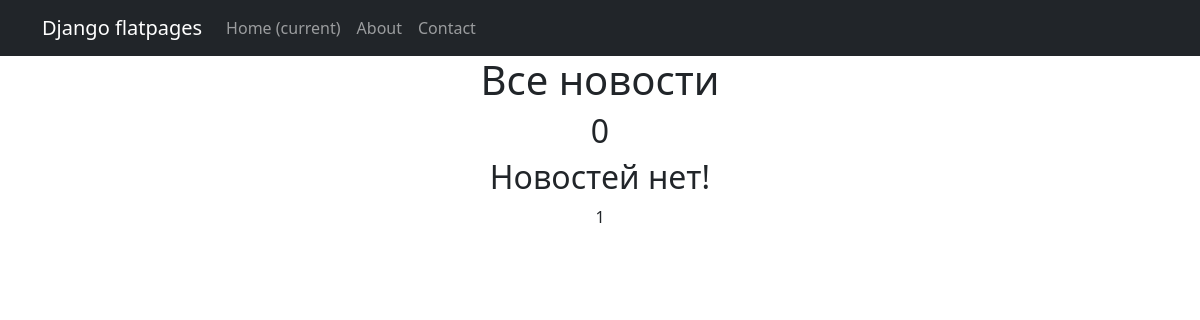
The page /news/ on the database as committed earlier.
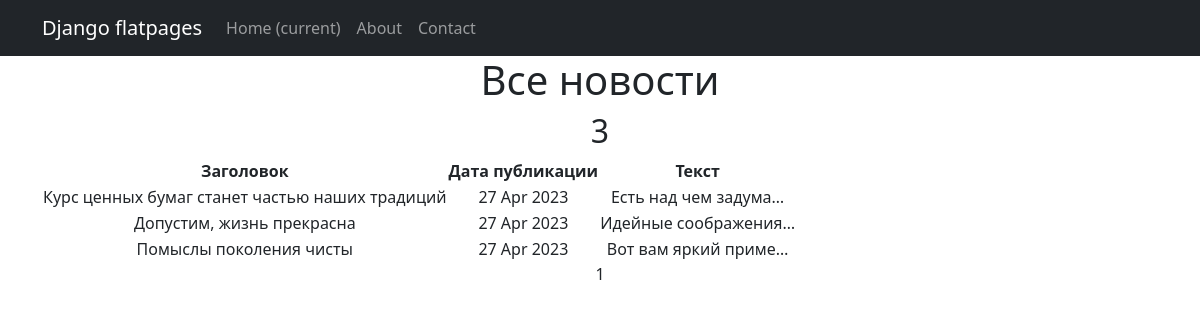
The same page on the database as committed later.
### news/models.py (models this page shows, shortened)
class Post(models.Model):
    author = models.ForeignKey(Author, on_delete = models.CASCADE)
    NEWS = 'NW'
    ARTICLE = 'AR'
    CATEGORY_CHOISE = (
        (NEWS, 'Новость'),
        (ARTICLE, 'Статья')
    )
    categoryType = models.CharField(max_length= 2, choices= CATEGORY_CHOISE, default= ARTICLE, verbose_name='Тип')
    dateCreate = models.DateTimeField(auto_now_add = True)
    postCategory = models.ManyToManyField(Category, through= 'PostCategory', verbose_name='Категория')
    title = models.CharField(max_length = 256, verbose_name='Заголовок')
    text = models.TextField(verbose_name='Содержимое')
    rating  = models.IntegerField(default = 0)

### news/views.py (the view)
# urls.py: path('', PostsList.as_view(), name = 'post_list'),
class PostsList(ListView):
    model = Post
    ordering = '-dateCreate'
    template_name = 'posts.html'
    context_object_name = 'posts'
    paginate_by = 10

### news/templatetags/censor.py (called while the page is built)
def intersection(list1, list2):
    temp = set(list2)
    list3 = [value for value in list1 if value in temp]
    return  list3

@register.filter()
def censor(text):
    list_words = re.findall(r'\b\w+\b', text.lower())
    find_words = intersection(list, list_words)
    for word in find_words:
        l = word[0] + ('*' * (len(word) - 1))
        text = text.replace(word.lower(), l)
    return text

### templates/posts.html (shortened to what this page needs)
{% extends 'flatpages/default.html' %}
{% load censor %}
{% load custom_tags %}
{% block content %}
<h1>Все новости</h1>
<h2>{{ posts | length}}</h2>
    {% if posts %}
        <table>
            <tr>
                <td><b>Заголовок</b></td>
                <td><b>Дата публикации</b></td>
                <td><b>Текст</b></td>
            </tr>
            {% for post in posts %}
            <tr>
                <td>{{ post.title | censor }}</td>
                <td>{{ post.dateCreate | date:'d M Y' }}</td>
                <td>{{ post.text | truncatechars:20 }}</td>
            </tr>
            {% endfor %}
         </table>
    {% else %}
        <h2>Новостей нет!</h2>
    {% endif %}
    {{ page_obj.number }}
{% endblock content %}

Rows that differ between the two databases and show on the page:
added Post: title|censor "Курс ценных бумаг станет частью наших традиций", dateCreate "27 Apr 2023", text "Есть над чем задума…"
added Post: title|censor "Допустим, жизнь прекрасна", dateCreate "27 Apr 2023", text "Идейные соображения…"
added Post: title|censor "Помыслы поколения чисты", dateCreate "27 Apr 2023", text "Вот вам яркий приме…"
Other text that changed with them:
{{ posts | length }}: "0" → "3"
text no longer shown: "Новостей нет!"
text now shown: "Заголовок Дата публикации Текст"
